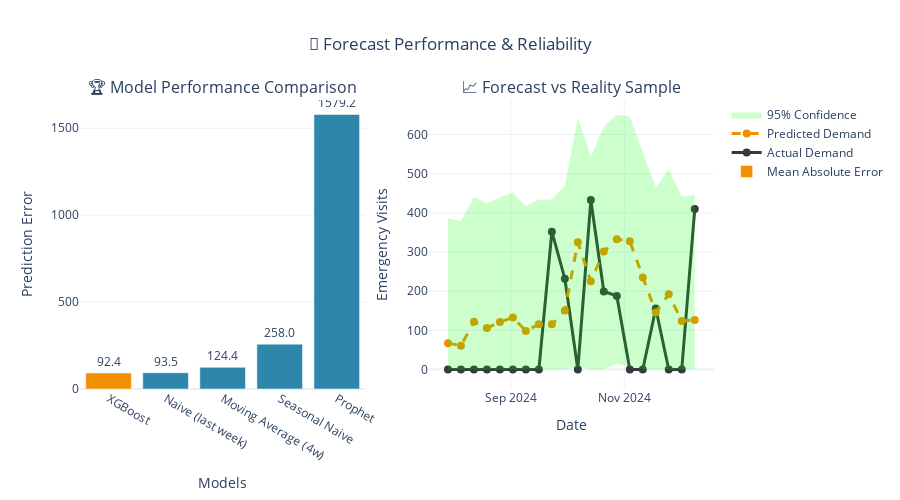

Source (notebook cell):
### Markdown cell above
---

## 🔮 4. Future Demand: Forecast Accuracy & Predictions

**Business Question:** *How confident can we be in our demand forecasts?*

### Code cell
# Model performance and forecast confidence
if model_results is not None and predictions is not None:
    # Model comparison visualization
    fig = make_subplots(
        rows=1, cols=2,
        subplot_titles=["🏆 Model Performance Comparison", "📈 Forecast vs Reality Sample"],
        specs=[[{"type": "bar"}, {"type": "scatter"}]]
    )
    
    # Model comparison
    models = model_results.index.tolist()
    mae_values = model_results['MAE'].tolist()
    
    # Color code by performance
    colors = [COLORS['success'] if mae == min(mae_values) else COLORS['primary'] for mae in mae_values]
    
    fig.add_trace(go.Bar(
        x=models,
        y=mae_values,
        marker_color=colors,
        text=[f"{mae:.1f}" for mae in mae_values],
        textposition='outside',
        name='Mean Absolute Error'
    ), row=1, col=1)
    
    # Forecast vs actual (sample region)
    if target_col and target_col in predictions.columns:
        # Take a sample for visualization
        sample_region = predictions['region'].value_counts().index[0]
        sample_data = predictions[predictions['region'] == sample_region].head(20)
        
        fig.add_trace(go.Scatter(
            x=sample_data['date'],
            y=sample_data[target_col],
            mode='lines+markers',
            name='Actual Demand',
            line=dict(color=COLORS['dark'], width=3),
            marker=dict(size=8)
        ), row=1, col=2)
        
        fig.add_trace(go.Scatter(
            x=sample_data['date'],
            y=sample_data['predicted_demand'],
            mode='lines+markers',
            name='Predicted Demand',
            line=dict(color=COLORS['success'], width=3, dash='dash'),
            marker=dict(size=8)
        ), row=1, col=2)
        
        # Add confidence intervals if available
        if 'lower_bound' in sample_data.columns and 'upper_bound' in sample_data.columns:
            fig.add_trace(go.Scatter(
                x=sample_data['date'],
                y=sample_data['upper_bound'],
                mode='lines',
                line=dict(color='rgba(0,0,0,0)'),
                showlegend=False,
                hoverinfo='skip'
            ), row=1, col=2)
            
            fig.add_trace(go.Scatter(
                x=sample_data['date'],
                y=sample_data['lower_bound'],
                mode='lines',
                fill='tonexty',
                fillcolor='rgba(0,255,0,0.2)',
                line=dict(color='rgba(0,0,0,0)'),
                name='95% Confidence',
                hoverinfo='skip'
            ), row=1, col=2)
    
    fig.update_layout(
        title={
            'text': "🔮 Forecast Performance & Reliability",
            'x': 0.5
        },
        height=500,
        template='plotly_white'
    )
    
    # Update y-axis labels
    fig.update_yaxes(title_text="Prediction Error", row=1, col=1)
    fig.update_yaxes(title_text="Emergency Visits", row=1, col=2)
    fig.update_xaxes(title_text="Models", row=1, col=1)
    fig.update_xaxes(title_text="Date", row=1, col=2)
    
    fig.write_html(VIZ_PATH / 'dashboard_forecast_performance.html')
    fig.show()
    
    # Business interpretation
    best_model = model_results['MAE'].idxmin()
    best_mae = model_results.loc[best_model, 'MAE']
    
    if 'RMSE' in model_results.columns:
        best_rmse = model_results.loc[best_model, 'RMSE']
    else:
        best_rmse = None
    
    print("🎯 Forecast Reliability Assessment:")
    print(f"   🏆 BEST MODEL: {best_model}")
    print(f"   📊 AVERAGE ERROR: {best_mae:.0f} emergency visits per week")
    
    if best_rmse:
        print(f"   📈 TYPICAL VARIANCE: ±{best_rmse:.0f} visits (95% of predictions)")
    
    # Calculate confidence levels
    if df is not None and target_col:
        avg_demand = df[target_col].mean()
        error_percentage = (best_mae / avg_demand) * 100
        
        if error_percentage < 10:
            confidence = "EXCELLENT"
            color = "🟢"
        elif error_percentage < 20:
            confidence = "GOOD" 
            color = "🟡"
        elif error_percentage < 30:
            confidence = "ACCEPTABLE"
            color = "🟠"
        else:
            confidence = "NEEDS IMPROVEMENT"
            color = "🔴"
        
        print(f"   {color} CONFIDENCE LEVEL: {confidence} ({100-error_percentage:.0f}% accuracy)")
        print()
        print("💼 Business Implications:")
        print(f"   • Use forecasts for procurement planning (±{error_percentage:.0f}% buffer recommended)")
        print(f"   • Update predictions monthly with new data")
        print(f"   • Monitor actual vs predicted performance weekly")

else:
    print("⚠️ Cannot show forecast performance - model results not available")
    print("💡 Run notebook 03_Forecasting.ipynb to generate model comparisons")

### Figure 1 — Plotly figure (JSON) as saved in the notebook; plotly's stock layout.template omitted (floating-point values rounded to 4 significant figures)
{"data": [{"marker": {"color": ["#F18F01", "#2E86AB", "#2E86AB", "#2E86AB", "#2E86AB"]}, "name": "Mean Absolute Error", "text": ["92.4", "93.5", "124.4", "258.0", "1579.2"], "textposition": "outside", "type": "bar", "x": ["XGBoost", "Naive (last week)", "Moving Average (4w)", "Seasonal Naive", "Prophet"], "xaxis": "x", "y": [92.39, 93.52, 124.4, 258.0, 1579.0], "yaxis": "y"}, {"line": {"color": "#343A40", "width": 3}, "marker": {"size": 8}, "mode": "lines+markers", "name": "Actual Demand", "type": "scatter", "x": ["2024-07-29T00:00:00.000000000", "2024-08-05T00:00:00.000000000", "2024-08-12T00:00:00.000000000", "2024-08-19T00:00:00.000000000", "2024-08-26T00:00:00.000000000", "2024-09-02T00:00:00.000000000", "2024-09-09T00:00:00.000000000", "2024-09-16T00:00:00.000000000", "2024-09-23T00:00:00.000000000", "2024-09-30T00:00:00.000000000", "2024-10-07T00:00:00.000000000", "2024-10-14T00:00:00.000000000", "2024-10-21T00:00:00.000000000", "2024-10-28T00:00:00.000000000", "2024-11-04T00:00:00.000000000", "2024-11-11T00:00:00.000000000", "2024-11-18T00:00:00.000000000", "2024-11-25T00:00:00.000000000", "2024-12-02T00:00:00.000000000", "2024-12-09T00:00:00.000000000"], "xaxis": "x2", "y": [0.0, 0.0, 0.0, 0.0, 0.0, 0.0, 0.0, 0.0, 352.1, 232.0, 0.0, 432.9, 199.2, 188.0, 0.0, 0.0, 155.8, 0.0, 0.0, 409.8], "yaxis": "y2"}, {"line": {"color": "#F18F01", "dash": "dash", "width": 3}, "marker": {"size": 8}, "mode": "lines+markers", "name": "Predicted Demand", "type": "scatter", "x": ["2024-07-29T00:00:00.000000000", "2024-08-05T00:00:00.000000000", "2024-08-12T00:00:00.000000000", "2024-08-19T00:00:00.000000000", "2024-08-26T00:00:00.000000000", "2024-09-02T00:00:00.000000000", "2024-09-09T00:00:00.000000000", "2024-09-16T00:00:00.000000000", "2024-09-23T00:00:00.000000000", "2024-09-30T00:00:00.000000000", "2024-10-07T00:00:00.000000000", "2024-10-14T00:00:00.000000000", "2024-10-21T00:00:00.000000000", "2024-10-28T00:00:00.000000000", "2024-11-04T00:00:00.000000000", "2024-11-11T00:00:00.000000000", "2024-11-18T00:00:00.000000000", "2024-11-25T00:00:00.000000000", "2024-12-02T00:00:00.000000000", "2024-12-09T00:00:00.000000000"], "xaxis": "x2", "y": [67.47, 60.91, 122.1, 106.2, 121.5, 133.2, 98.64, 115.5, 115.5, 150.6, 325.1, 225.5, 301.6, 332.8, 327.5, 235.1, 145.6, 192.0, 124.0, 126.6], "yaxis": "y2"}, {"hoverinfo": "skip", "line": {"color": "rgba(0,0,0,0)"}, "mode": "lines", "showlegend": false, "type": "scatter", "x": ["2024-07-29T00:00:00.000000000", "2024-08-05T00:00:00.000000000", "2024-08-12T00:00:00.000000000", "2024-08-19T00:00:00.000000000", "2024-08-26T00:00:00.000000000", "2024-09-02T00:00:00.000000000", "2024-09-09T00:00:00.000000000", "2024-09-16T00:00:00.000000000", "2024-09-23T00:00:00.000000000", "2024-09-30T00:00:00.000000000", "2024-10-07T00:00:00.000000000", "2024-10-14T00:00:00.000000000", "2024-10-21T00:00:00.000000000", "2024-10-28T00:00:00.000000000", "2024-11-04T00:00:00.000000000", "2024-11-11T00:00:00.000000000", "2024-11-18T00:00:00.000000000", "2024-11-25T00:00:00.000000000", "2024-12-02T00:00:00.000000000", "2024-12-09T00:00:00.000000000"], "xaxis": "x2", "y": [386.1, 379.5, 440.7, 424.8, 440.1, 451.9, 417.3, 434.1, 434.1, 469.3, 643.7, 544.2, 620.3, 651.4, 646.2, 553.7, 464.2, 510.7, 442.6, 445.2], "yaxis": "y2"}, {"fill": "tonexty", "fillcolor": "rgba(0,255,0,0.2)", "hoverinfo": "skip", "line": {"color": "rgba(0,0,0,0)"}, "mode": "lines", "name": "95% Confidence", "type": "scatter", "x": ["2024-07-29T00:00:00.000000000", "2024-08-05T00:00:00.000000000", "2024-08-12T00:00:00.000000000", "2024-08-19T00:00:00.000000000", "2024-08-26T00:00:00.000000000", "2024-09-02T00:00:00.000000000", "2024-09-09T00:00:00.000000000", "2024-09-16T00:00:00.000000000", "2024-09-23T00:00:00.000000000", "2024-09-30T00:00:00.000000000", "2024-10-07T00:00:00.000000000", "2024-10-14T00:00:00.000000000", "2024-10-21T00:00:00.000000000", "2024-10-28T00:00:00.000000000", "2024-11-04T00:00:00.000000000", "2024-11-11T00:00:00.000000000", "2024-11-18T00:00:00.000000000", "2024-11-25T00:00:00.000000000", "2024-12-02T00:00:00.000000000", "2024-12-09T00:00:00.000000000"], "xaxis": "x2", "y": [0.0, 0.0, 0.0, 0.0, 0.0, 0.0, 0.0, 0.0, 0.0, 0.0, 6.442, 0.0, 0.0, 14.18, 8.925, 0.0, 0.0, 0.0, 0.0, 0.0], "yaxis": "y2"}], "layout": {"annotations": [{"font": {"size": 16}, "showarrow": false, "text": "🏆 Model Performance Comparison", "x": 0.225, "xanchor": "center", "xref": "paper", "y": 1, "yanchor": "bottom", "yref": "paper"}, {"font": {"size": 16}, "showarrow": false, "text": "📈 Forecast vs Reality Sample", "x": 0.775, "xanchor": "center", "xref": "paper", "y": 1, "yanchor": "bottom", "yref": "paper"}], "height": 500, "title": {"text": "🔮 Forecast Performance & Reliability", "x": 0.5}, "xaxis": {"anchor": "y", "domain": [0, 0.45], "title": {"text": "Models"}}, "xaxis2": {"anchor": "y2", "domain": [0.55, 1], "title": {"text": "Date"}}, "yaxis": {"anchor": "x", "domain": [0, 1], "title": {"text": "Prediction Error"}}, "yaxis2": {"anchor": "x2", "domain": [0, 1], "title": {"text": "Emergency Visits"}}}}
